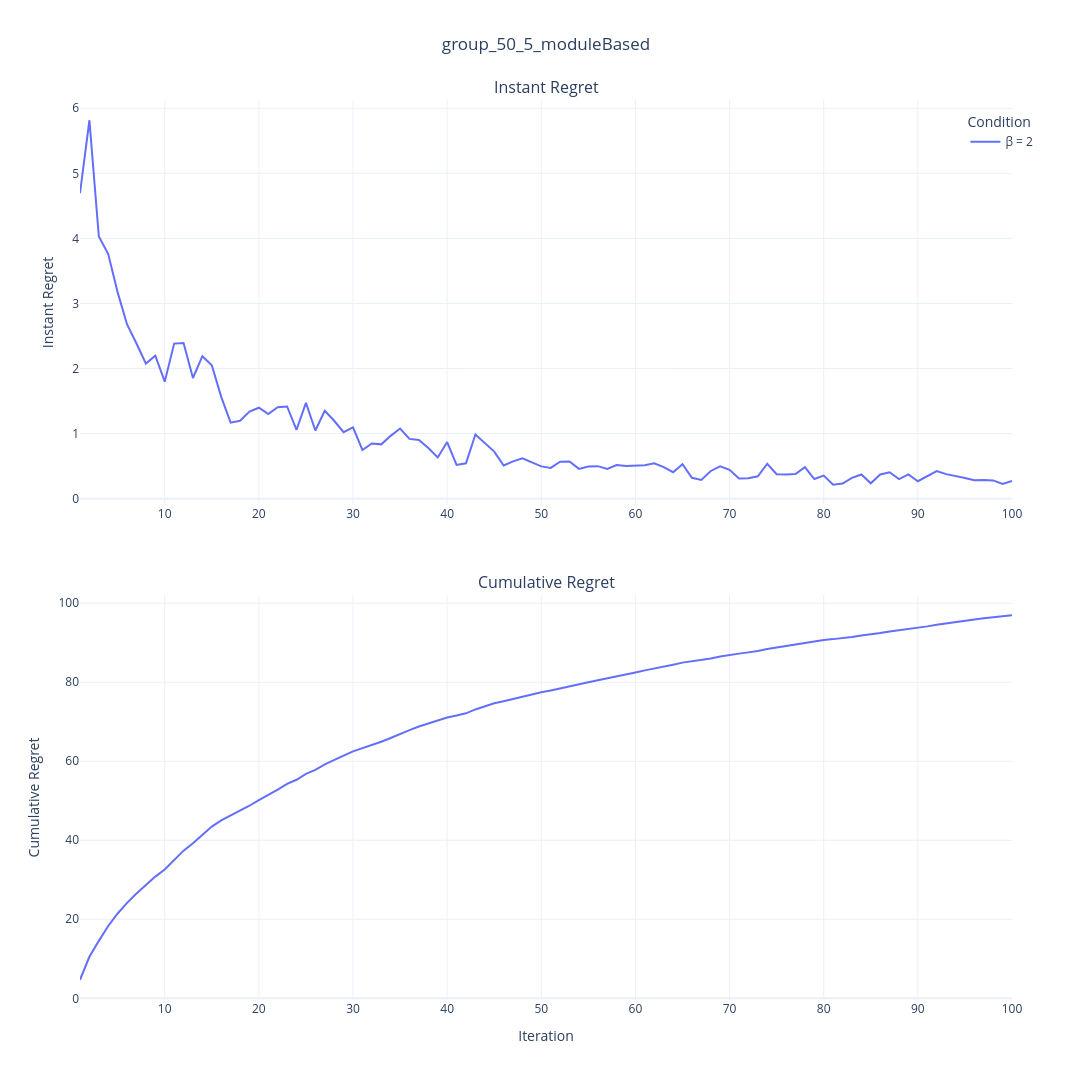

The notebook cell this image was saved under:
### Code cell
import pandas as pd
import plotly.graph_objects as go
import plotly.express as px
from plotly.subplots import make_subplots
import plotly.io as pio
import os
import numpy as np

data = "data1"
if data=="data1":
    text = "group"
else:
    text = "random"

# 定义文件夹路径和CSV文件列表
data_folder = os.path.join('Data', data)
files = ['50_5_2.csv',]
#curve_names = ['β = 0', 'β = 2', 'β = 20', 'Uniform']
curve_names = ['β = 2',]
colors = px.colors.qualitative.Plotly[:len(curve_names)] 

# 创建三个DataFrame分别存储原始均值、最优均值和累积遗憾
all_mean_data = pd.DataFrame()
all_best_data = pd.DataFrame()
all_cumsum_data = pd.DataFrame()  # 新增：存储Cumulative Regret

# 循环处理每个文件
for file, name in zip(files, curve_names):
    file_path = os.path.join(data_folder, file)
    df = pd.read_csv(file_path, index_col='Repetition')
    
    # 计算每个step的均值（Instant Regret）
    mean_results = df.mean(axis=0)
    
    # 计算当前最优均值（Simple Regret，可选保留或删除）
    best_results = np.minimum.accumulate(mean_results.values)
    
    # 添加到原始均值DataFrame
    temp_mean_df = pd.DataFrame({
        'Iter': range(1, 101),
        'Value': mean_results.values,
        'Condition': name
    })
    
    # 添加到最优均值DataFrame（可选保留或删除）
    temp_best_df = pd.DataFrame({
        'Iter': range(1, 101),
        'Value': best_results,
        'Condition': name
    })    
    
    # 新增：计算Cumulative Regret（排除Uniform条件）
    if name != 'Uniform':
        cumsum_results = np.cumsum(mean_results.values)
        temp_cumsum_df = pd.DataFrame({
            'Iter': range(1, 101),
            'Value': cumsum_results,
            'Condition': name
        })
        all_cumsum_data = pd.concat([all_cumsum_data, temp_cumsum_df])
    
    all_mean_data = pd.concat([all_mean_data, temp_mean_df])
    all_best_data = pd.concat([all_best_data, temp_best_df])

# 创建子图（2行1列，垂直排列）
fig = make_subplots(
    rows=2, cols=1,
    vertical_spacing=0.1,
    subplot_titles=("Instant Regret", "Cumulative Regret")  # 添加子图标题
)

# 为每个条件添加原始均值曲线（Instant Regret，第一个子图）
for i, condition in enumerate(curve_names):
    mean_df = all_mean_data[all_mean_data['Condition'] == condition]
    fig.add_trace(
        go.Scatter(
            x=mean_df['Iter'],
            y=mean_df['Value'],
            name=condition,
            legendgroup=condition,
            showlegend=True,
            line=dict(color=colors[i]),
            meta=[condition],
            hovertemplate="Iter: %{x}<br>Mean: %{y:.4f}<br>Condition: %{meta[0]}<extra></extra>"
        ),
        row=1, col=1
    )

# 为每个条件（排除Uniform）添加累积遗憾曲线（Cumulative Regret，第二个子图）
for i, condition in enumerate(curve_names):
    if condition == 'Uniform':
        continue  # 跳过Uniform条件
    cumsum_df = all_cumsum_data[all_cumsum_data['Condition'] == condition]
    fig.add_trace(
        go.Scatter(
            x=cumsum_df['Iter'],
            y=cumsum_df['Value'],
            name=condition,
            legendgroup=condition,
            showlegend=False,  # 避免重复图例
            line=dict(color=colors[i]),
            meta=[condition],
            hovertemplate="Iter: %{x}<br>CumSum: %{y:.4f}<br>Condition: %{meta[0]}<extra></extra>"
        ),
        row=2, col=1
    )

# 更新布局
fig.update_layout(
    title_text=text+"_50_5_moduleBased",
    title_x=0.5,
    height=1080,
    width=1920,
    template='plotly_white',
    legend_title_text='Condition',
    legend=dict(yanchor="top", y=0.99, xanchor="left", x=0.95)
)

# 更新Y轴和X轴标签
fig.update_yaxes(title_text="Instant Regret", row=1, col=1)
fig.update_yaxes(title_text="Cumulative Regret", row=2, col=1)
fig.update_xaxes(title_text="Iteration", row=2, col=1)  # 仅底部子图显示X轴标签

# 显示图形
fig.show()

# 保存为HTML文件
pio.write_html(fig, '50_5_moduleBased.html')

### Figure 1 — Plotly figure (JSON) as saved in the notebook; plotly's stock layout.template omitted (floating-point values rounded to 4 significant figures)
{"data": [{"hovertemplate": "Iter: %{x}<br>Mean: %{y:.4f}<br>Condition: %{meta[0]}<extra></extra>", "legendgroup": "β = 2", "line": {"color": "#636EFA"}, "meta": ["β = 2"], "name": "β = 2", "showlegend": true, "type": "scatter", "x": [1, 2, 3, 4, 5, 6, 7, 8, 9, 10, 11, 12, 13, 14, 15, 16, 17, 18, 19, 20, 21, 22, 23, 24, 25, 26, 27, 28, 29, 30, 31, 32, 33, 34, 35, 36, 37, 38, 39, 40, 41, 42, 43, 44, 45, 46, 47, 48, 49, 50, 51, 52, 53, 54, 55, 56, 57, 58, 59, 60, 61, 62, 63, 64, 65, 66, 67, 68, 69, 70, 71, 72, 73, 74, 75, 76, 77, 78, 79, 80, 81, 82, 83, 84, 85, 86, 87, 88, 89, 90, 91, 92, 93, 94, 95, 96, 97, 98, 99, 100], "xaxis": "x", "y": [4.694, 5.816, 4.029, 3.76, 3.17, 2.678, 2.384, 2.075, 2.198, 1.798, 2.383, 2.392, 1.854, 2.19, 2.051, 1.564, 1.169, 1.197, 1.338, 1.398, 1.299, 1.407, 1.417, 1.058, 1.471, 1.048, 1.35, 1.197, 1.021, 1.096, 0.748, 0.8475, 0.8344, 0.9647, 1.078, 0.9182, 0.9013, 0.7769, 0.6326, 0.8693, 0.5172, 0.543, 0.9854, 0.8473, 0.7229, 0.5089, 0.5726, 0.6208, 0.5568, 0.496, 0.4724, 0.5677, 0.5722, 0.4573, 0.493, 0.4996, 0.4565, 0.5154, 0.5023, 0.5109, 0.512, 0.5424, 0.4835, 0.4057, 0.5294, 0.321, 0.288, 0.4254, 0.4951, 0.4421, 0.3103, 0.3123, 0.3431, 0.5364, 0.3759, 0.3698, 0.3785, 0.4844, 0.3011, 0.355, 0.2135, 0.2317, 0.3203, 0.3719, 0.2355, 0.3716, 0.405, 0.2996, 0.373, 0.268, 0.3478, 0.4244, 0.377, 0.353, 0.3184, 0.2822, 0.2875, 0.2802, 0.2245, 0.2705], "yaxis": "y"}, {"hovertemplate": "Iter: %{x}<br>CumSum: %{y:.4f}<br>Condition: %{meta[0]}<extra></extra>", "legendgroup": "β = 2", "line": {"color": "#636EFA"}, "meta": ["β = 2"], "name": "β = 2", "showlegend": false, "type": "scatter", "x": [1, 2, 3, 4, 5, 6, 7, 8, 9, 10, 11, 12, 13, 14, 15, 16, 17, 18, 19, 20, 21, 22, 23, 24, 25, 26, 27, 28, 29, 30, 31, 32, 33, 34, 35, 36, 37, 38, 39, 40, 41, 42, 43, 44, 45, 46, 47, 48, 49, 50, 51, 52, 53, 54, 55, 56, 57, 58, 59, 60, 61, 62, 63, 64, 65, 66, 67, 68, 69, 70, 71, 72, 73, 74, 75, 76, 77, 78, 79, 80, 81, 82, 83, 84, 85, 86, 87, 88, 89, 90, 91, 92, 93, 94, 95, 96, 97, 98, 99, 100], "xaxis": "x2", "y": [4.694, 10.51, 14.54, 18.3, 21.47, 24.15, 26.53, 28.61, 30.8, 32.6, 34.99, 37.38, 39.23, 41.42, 43.47, 45.04, 46.21, 47.4, 48.74, 50.14, 51.44, 52.84, 54.26, 55.32, 56.79, 57.84, 59.19, 60.39, 61.41, 62.5, 63.25, 64.1, 64.93, 65.9, 66.98, 67.89, 68.8, 69.57, 70.21, 71.07, 71.59, 72.13, 73.12, 73.97, 74.69, 75.2, 75.77, 76.39, 76.95, 77.45, 77.92, 78.49, 79.06, 79.52, 80.01, 80.51, 80.96, 81.48, 81.98, 82.49, 83.0, 83.55, 84.03, 84.44, 84.97, 85.29, 85.57, 86.0, 86.5, 86.94, 87.25, 87.56, 87.9, 88.44, 88.82, 89.19, 89.56, 90.05, 90.35, 90.7, 90.92, 91.15, 91.47, 91.84, 92.08, 92.45, 92.85, 93.15, 93.53, 93.79, 94.14, 94.57, 94.94, 95.3, 95.61, 95.9, 96.18, 96.46, 96.69, 96.96], "yaxis": "y2"}], "layout": {"annotations": [{"font": {"size": 16}, "showarrow": false, "text": "Instant Regret", "x": 0.5, "xanchor": "center", "xref": "paper", "y": 1, "yanchor": "bottom", "yref": "paper"}, {"font": {"size": 16}, "showarrow": false, "text": "Cumulative Regret", "x": 0.5, "xanchor": "center", "xref": "paper", "y": 0.45, "yanchor": "bottom", "yref": "paper"}], "height": 1080, "legend": {"title": {"text": "Condition"}, "x": 0.95, "xanchor": "left", "y": 0.99, "yanchor": "top"}, "title": {"text": "group_50_5_moduleBased", "x": 0.5}, "width": 1920, "xaxis": {"anchor": "y", "domain": [0, 1]}, "xaxis2": {"anchor": "y2", "domain": [0, 1], "title": {"text": "Iteration"}}, "yaxis": {"anchor": "x", "domain": [0.55, 1], "title": {"text": "Instant Regret"}}, "yaxis2": {"anchor": "x2", "domain": [0, 0.45], "title": {"text": "Cumulative Regret"}}}}
